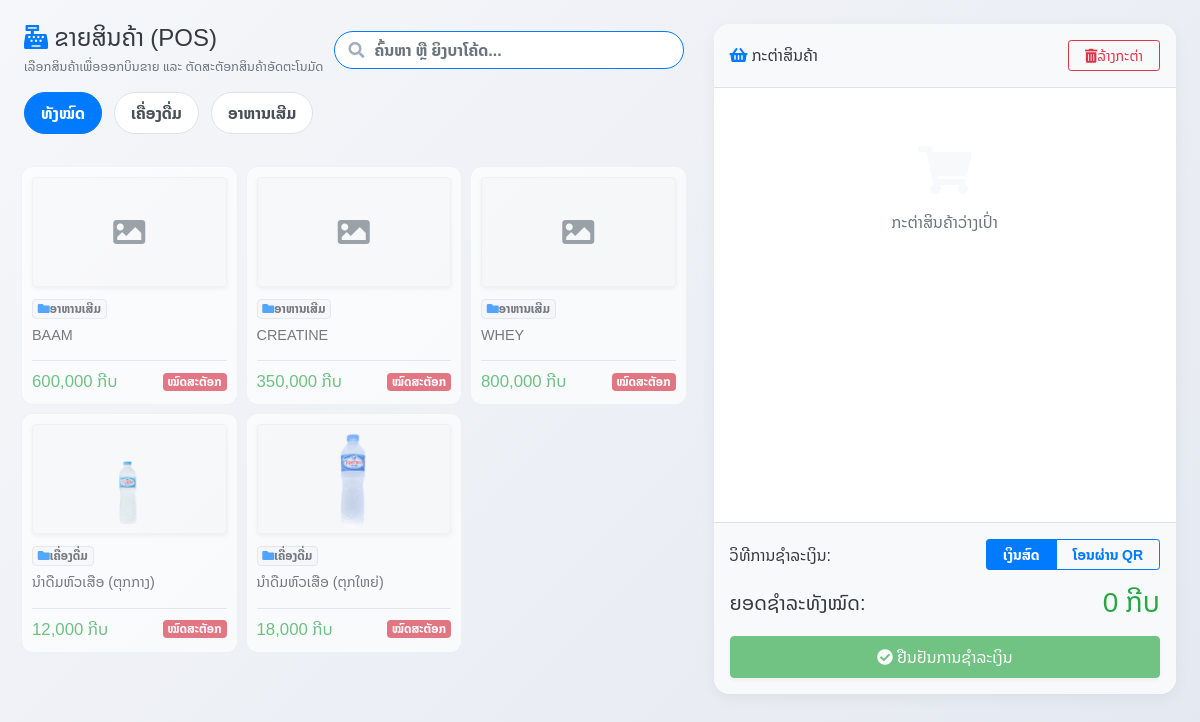
The page /pages/sales.php (signed in) on the database its author committed.
### tables this page shows
CREATE TABLE `product_categories` (
  `category_id` int(11) NOT NULL AUTO_INCREMENT,
  `category_code` varchar(50) NOT NULL DEFAULT '',
  `category_name` varchar(100) NOT NULL,
  `created_at` datetime DEFAULT current_timestamp(),
  PRIMARY KEY (`category_id`),
  UNIQUE KEY `category_code` (`category_code`)
);

CREATE TABLE `products` (
  `product_id` int(11) NOT NULL AUTO_INCREMENT,
  `product_code` varchar(50) NOT NULL,
  `product_name` varchar(100) NOT NULL,
  `category_id` int(11) NOT NULL,
  `cost_price` decimal(12,2) DEFAULT 0.00,
  `sale_price` decimal(12,2) NOT NULL,
  `quantity` int(11) DEFAULT 0,
  `unit` varchar(20) DEFAULT '?????????',
  `image` varchar(255) DEFAULT NULL,
  `created_at` datetime DEFAULT current_timestamp(),
  PRIMARY KEY (`product_id`),
  UNIQUE KEY `product_code` (`product_code`),
  KEY `fk_products_category` (`category_id`),
  CONSTRAINT `fk_products_category` FOREIGN KEY (`category_id`) REFERENCES `product_categories` (`category_id`) ON UPDATE CASCADE
);

### config/db.php (called while the page is built, shortened)
<?php
if (!function_exists('formatCurrency')) {
    function formatCurrency($amount)
    {
        return number_format((float)$amount, 0, '.', ',') . ' ກີບ';
    }
}
?>

### pages/sales.php (the view, shortened to what this page needs)
<?php
require_once '../config/db.php';
$categories = [];
$resCat = mysqli_query($conn, "SELECT DISTINCT c.* FROM product_categories c JOIN products p ON c.category_id = p.category_id ORDER BY c.category_id ASC");
if ($resCat) {
    while ($row = mysqli_fetch_assoc($resCat)) {
        $categories[] = $row;
    }
}
$products = [];
$resProd = mysqli_query($conn, "SELECT p.*, c.category_name, c.category_code FROM products p LEFT JOIN product_categories c ON p.category_id = c.category_id ORDER BY p.product_name ASC");
if ($resProd) {
    while ($row = mysqli_fetch_assoc($resProd)) {
        $products[] = $row;
    }
}
?>
<!DOCTYPE html>
<html lang="lo">
<head>
    <link rel="stylesheet" href="../assets/css/local-font.css?v=<?php echo time(); ?>">
    <link rel="stylesheet" href="../bootstrap/css/bootstrap.min.css">
    <link rel="stylesheet" href="../icon/css/all.min.css">
    <link rel="stylesheet" href="../assets/css/pages/users-manage.css">
</head>
<body>
<div class="container-fluid py-4 px-3 px-md-4">
    <div class="row">
        <div class="col-lg-7">
            <div class="mb-3 d-flex flex-wrap align-items-center justify-content-between gap-3">
                <div>
                    <h4 class="fw-bold text-dark mb-1"><i class="fas fa-cash-register text-primary me-2"></i> ຂາຍສິນຄ້າ (POS)</h4>
                    <p class="text-muted small mb-0">ເລືອກສິນຄ້າເພື່ອອອກບິນຂາຍ ແລະ ຕັດສະຕັອກສິນຄ້າອັດຕະໂນມັດ</p>
                </div>
                <div class="search-box" style="width: 100%; max-width: 350px;">
                    <i class="fas fa-search"></i>
                    <input type="text" id="searchInput" class="form-control text-primary" style="font-weight: bold; border-color: #007bff;" placeholder="ຄົ້ນຫາ ຫຼື ຍິງບາໂຄ້ດ..." autofocus>
                </div>
            </div>
            <div class="mb-4">
                <div class="pos-category-tab active" data-category="all">ທັງໝົດ</div>
                <?php foreach ($categories as $c): ?>
                    <div class="pos-category-tab" data-category="<?= $c['category_id'] ?>"><?= htmlspecialchars($c['category_name']) ?></div>
                <?php endforeach; ?>
            </div>
            <div class="row px-2" id="productsGrid" style="max-height: calc(100vh - 240px); overflow-y: auto; padding-bottom: 20px;">
                <?php foreach ($products as $p): ?>
                    <?php
                        $outOfStock = $p['quantity'] <= 0;
                        $cardClass = $outOfStock ? 'out-of-stock' : '';
                    ?>
                    <div class="col-6 col-sm-4 col-md-4 px-1 mb-2 product-card-container" data-category="<?= $p['category_id'] ?>" data-name="<?= htmlspecialchars(strtolower($p['product_name'])) ?>" data-code="<?= htmlspecialchars(strtolower($p['product_code'])) ?>">
                        <div class="pos-product-card <?= $cardClass ?>" onclick="<?= $outOfStock ? 'void(0)' : 'addToCart(' . json_encode($p) . ')' ?>">
                            <div class="mb-2 text-center rounded d-flex align-items-center justify-content-center shadow-sm" style="height: 110px; overflow: hidden; background-color: #fafafa; border: 1px solid #f0f0f0;">
                                <?php if (!empty($p['image']) && file_exists('../uploads/products/' . $p['image'])): ?>
                                    <img src="../uploads/products/<?= htmlspecialchars($p['image']) ?>" alt="product" style="width: 100%; height: 100%; object-fit: contain;">
                                <?php else: ?>
                                    <i class="fas fa-image text-muted fa-2x"></i>
                                <?php endif; ?>
                            </div>
                            <div>
                                <span class="badge bg-light text-dark border mb-2 small"><i class="fas fa-folder me-1 text-primary"></i><?= htmlspecialchars($p['category_name']) ?></span>
                                <h6 class="fw-bold text-dark mb-1 text-truncate" style="font-size: 0.9rem;" title="<?= htmlspecialchars($p['product_name']) ?>"><?= htmlspecialchars($p['product_name']) ?></h6>
                            </div>
                            <div class="d-flex justify-content-between align-items-center mt-3 border-top pt-2">
                                <span class="fw-bold text-success" style="font-size: 1.05rem;"><?= formatCurrency($p['sale_price']) ?></span>
                                <?php if ($outOfStock): ?>
                                    <span class="badge bg-danger text-white">ໝົດສະຕັອກ</span>
                                <?php else: ?>
                                    <span class="badge bg-light text-dark border">ເຫຼືອ: <?= $p['quantity'] ?></span>
                                <?php endif; ?>
                            </div>
                        </div>
                    </div>
                <?php endforeach; ?>
            </div>
        </div>
        <div class="col-lg-5">
            <div class="cart-wrapper">
                <div class="border-bottom p-3 bg-light d-flex justify-content-between align-items-center" style="border-top-left-radius: 16px; border-top-right-radius: 16px;">
                    <h6 class="fw-bold text-dark mb-0"><i class="fas fa-shopping-basket text-primary me-2"></i> ກະຕ່າສິນຄ້າ</h6>
                    <button class="btn btn-outline-danger btn-sm rounded-pill px-3" onclick="clearCart()"><i class="fas fa-trash-alt me-1"></i>ລ້າງກະຕ່າ</button>
                </div>
                <div class="cart-items-container" id="cartItems">
                    <div class="text-center py-5 text-muted" id="emptyCartMessage">
                        <i class="fas fa-shopping-cart fa-3x mb-3 d-block text-light"></i>
                        ກະຕ່າສິນຄ້າວ່າງເປົ່າ
                    </div>
                </div>
                <div class="border-top p-3 bg-light" style="border-bottom-left-radius: 16px; border-bottom-right-radius: 16px;">
                    <div class="mb-3 d-flex align-items-center justify-content-between">
                        <span class="fw-bold text-dark">ວິທີການຊຳລະເງິນ:</span>
                        <div class="btn-group btn-group-toggle" data-toggle="buttons">
                            <label class="btn btn-outline-primary active px-3 py-1 btn-sm rounded-start" style="font-weight: 600;">
                                <input type="radio" name="payment_method" id="payCash" value="ເງິນສົດ" checked style="display: none;"> ເງິນສົດ
                            </label>
                            <label class="btn btn-outline-primary px-3 py-1 btn-sm rounded-end" style="font-weight: 600;">
                                <input type="radio" name="payment_method" id="payQR" value="ໂອນຜ່ານ QR" style="display: none;"> ໂອນຜ່ານ QR
                            </label>
                        </div>
                    </div>
                    <div class="d-flex justify-content-between align-items-center mb-3">
                        <span class="h5 fw-bold text-dark mb-0">ຍອດຊຳລະທັງໝົດ:</span>
                        <span class="h3 fw-bold text-success mb-0" id="cartTotalText">0 ກີບ</span>
                    </div>
                    <button class="btn btn-success w-100 fw-bold py-2 shadow-sm" id="checkoutBtn" disabled onclick="checkout()">
                        <i class="fas fa-check-circle me-1"></i> ຢືນຢັນການຊຳລະເງິນ
                    </button>
                </div>
            </div>
        </div>
    </div>
</div>
</body>
</html>

### assets/css/pages/users-manage.css (style rules this page uses)
* { font-family: 'Noto Sans Lao', 'Noto Sans Lao Looped', 'Phetsarath OT', sans-serif; }
body { background: linear-gradient(135deg, #f5f7fa 0%, #e4e8f0 100%); min-height: 100vh; animation: pageFadeIn 0.7s cubic-bezier(0.25, 1, 0.5, 1) both; }
.search-box { position: relative; }
.search-box i { position: absolute; left: 15px; top: 50%; transform: translateY(-50%); color: #a0aec0; }
.search-box input { padding-left: 40px; border-radius: 30px; border: 1px solid #e2e8f0; transition: all 0.3s ease; }

### pages/sales.php (style rules this page uses)
body { font-family: 'Noto Sans Lao', 'Noto Sans Lao Looped', sans-serif; background-color: #f4f6f9; }
.pos-product-card { background-color: #fff; border-radius: 12px; border: 1px solid rgba(0,0,0,0.06); padding: 10px; cursor: pointer; transition: all 0.25s ease; position: relative; overflow: hidden; height: 100%; }
.pos-product-card img { transition: transform 0.25s ease; }
.pos-product-card.out-of-stock { opacity: 0.65; cursor: not-allowed; }
.pos-category-tab { cursor: pointer; padding: 8px 16px; border-radius: 30px; border: 1px solid #dee2e6; margin-right: 8px; margin-bottom: 8px; font-weight: 600; transition: all 0.2s; display: inline-block; background-color: #fff; color: #495057; }
.pos-category-tab.active, .pos-category-tab:hover { background-color: #007bff; color: #fff; border-color: #007bff; }
.cart-wrapper { background-color: #fff; border-radius: 16px; box-shadow: 0 4px 15px rgba(0,0,0,0.05); height: calc(100vh - 130px); display: flex; flex-direction: column; justify-content: space-between; }
.cart-items-container { flex-grow: 1; overflow-y: auto; padding: 10px; }

### rows shown on the page
product_categories: category_name "ເຄື່ອງດື່ມ"
product_categories: category_name "ອາຫານເສີມ"
products: category.category_name "ອາຫານເສີມ", product_name "BAAM", sale_price "600,000 ກີບ", quantity "ໝົດສະຕັອກ"
products: category.category_name "ອາຫານເສີມ", product_name "CREATINE", sale_price "350,000 ກີບ", quantity "ໝົດສະຕັອກ"
products: category.category_name "ອາຫານເສີມ", product_name "WHEY", sale_price "800,000 ກີບ", quantity "ໝົດສະຕັອກ"
products: image (picture), category.category_name "ເຄື່ອງດື່ມ", product_name "ນ້ຳດື່ມຫົວເສືອ (ຕຸກກາງ)", sale_price "12,000 ກີບ", quantity "ໝົດສະຕັອກ"
products: image (picture), category.category_name "ເຄື່ອງດື່ມ", product_name "ນ້ຳດື່ມຫົວເສືອ (ຕຸກໃຫຍ່)", sale_price "18,000 ກີບ", quantity "ໝົດສະຕັອກ"
